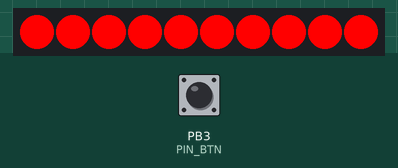
Recording of a sketch running on a simulated ATtiny85, built with avr-gcc and run on an emulated ATtiny85. On the bench: 10 RGB LEDs in strip order, left to right. The inputs (shaded band) are chosen by the test bench; at power-on: PB3 (PIN_BTN) HIGH. Dim RGB values are drawn brighter than linear; EEPROM starts erased; what the sketch prints to the serial monitor is not drawn.

Above: at 2.2 s.
2.3 s: PB3 (PIN_BTN) pulled LOW for 3.2 s
At 5.78 s:
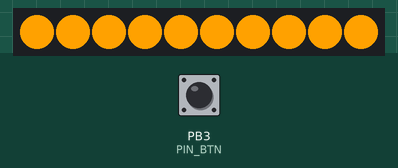
6.1 s: PB3 (PIN_BTN) pulled LOW for 3.2 s
At 7.63 s:
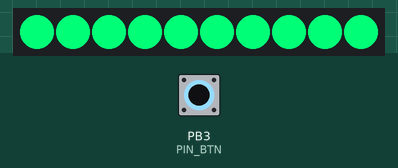
9.9 s: PB3 (PIN_BTN) pulled LOW for 0.15 s
At 11.5 s:
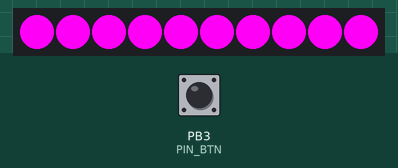
12.2 s: PB3 (PIN_BTN) pulled LOW for 3.2 s
At 15.35 s:
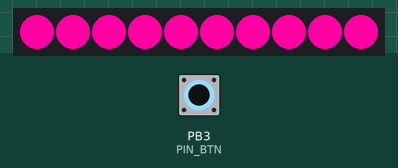
16.0 s: PB3 (PIN_BTN) pulsed LOW 5 times (0.12 s each, 0.3 s apart)
At 18.2 s:
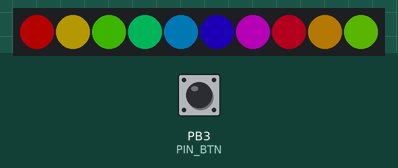
19.2 s: PB3 (PIN_BTN) pulled LOW for 3.2 s
At 22.69 s:
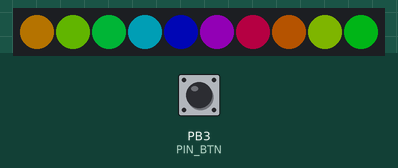
Timing chart, 0 to 24.2 s (numbered marks = the images above; inputs shaded):
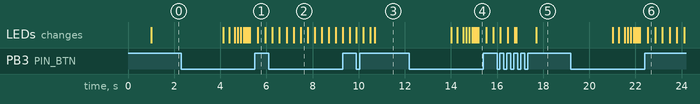

Measured:
- after the input at 12.2 s, the LEDs: first change after 1.8 s (image 4 shows a later state)
- after the input at 16.0 s, the LEDs: first differ from a run without the input after 0.84 s (image 5 shows a later state)
- after the input at 19.2 s, the LEDs: first change after 1.8 s (image 6 shows a later state)

The sketch:

LedLight4.ino
```cpp
// (licence header left out)
#include <EEPROM.h>
#include "Button.h"
#include "Ytani_NeoPixel.h"
#include "Mode_Rainbow.h"
#include "Mode_SingleColor.h"
#include "Mode_Belt1.h"

const unsigned long LOOP_DELAY = 0;  // ms
const unsigned long DEBOUNCE   = 50;  // ms

const uint8_t PIN_BTN = 3;
const uint8_t PIN_LEDS  = 4;
const uint8_t LEDS_N   = 10;
const uint8_t BRIGHTNESS_MAX = 255;
uint8_t CurBr = BRIGHTNESS_MAX / 4;

Ytani_NeoPixel   *Leds;
Button Btn(PIN_BTN, "Button");

int eepMode = 0; // uint8_t (1 byte)
int eepBr   = eepMode + 1; // uint8_t (1 byte)
int eepRainbowCont = eepBr + 1; // unsigned long (4 bytes)
int eepRainbowSat = eepRainbowCont + 4; // uint8_t (1 byte)
int eepSingleColorCont = eepRainbowSat + 1; // unsigned long (4 bytes)
int eepSingleColorSat = eepSingleColorCont + 4; // uint8_t (1 byte)
int eepBelt1Cont = eepSingleColorSat + 1; // unsigned long (4 bytes)
int eepBelt1Sat = eepBelt1Cont + 4; // uint8_t (1 byte)

Mode_SingleColor mode_single_color(eepSingleColorCont, eepSingleColorSat);
Mode_Rainbow     mode_rainbow(eepRainbowCont, eepRainbowSat);
Mode_Belt1       mode_belt1(eepBelt1Cont, eepBelt1Sat);

ModeBase* Mode[] =
  {
   &mode_single_color,
   &mode_rainbow,
   &mode_belt1
  };
const int ModeN = sizeof(Mode) / sizeof(Mode[0]);
uint8_t CurMode = 0;

/**
 * ATTiny85 の割り込みルーチン(固定)
 *
 *  PCINT0_vect: ピン変化割り込み要求0(固定)
 */
ISR(PCINT0_vect) {
  btn_intr_hdr();
}

/**
 *
 */
void btn_intr_hdr() {
  static unsigned long prev_ms = 0;
  unsigned long        cur_ms = millis();

  if ( cur_ms - prev_ms > DEBOUNCE ) {
    prev_ms = cur_ms;

    (void)Btn.get();
  }
} // btn_intr_hdr()

/**
 *
 */
void btn_loop_hdr() {
  if ( Mode[CurMode]->btn_loop_hdr(Leds, &Btn) ) {
    return;
  }

  int n = Btn.get_click_count();

  if ( n == 2 ) {
    CurBr /= 4;
    if ( CurBr == 0 ) {
      CurBr = BRIGHTNESS_MAX;
    }
    EEPROM.put(eepBr, CurBr);
    return;
  }

  if ( n > 2 ) {
    CurMode = (CurMode + 1) % ModeN;
    EEPROM.put(eepMode, CurMode);
    return;
  }
} // btn_loop_hdr()

/**
 *
 */
void setup() {
  randomSeed(analogRead(0));

  Leds = new Ytani_NeoPixel(LEDS_N, PIN_LEDS);
  Leds->clear();
  Leds->setColor(0, 0x0000ff);
  Leds->show();

  EEPROM.get(eepMode, CurMode);
  if ( CurMode >= ModeN ) {
    CurMode = 0;
  }

  EEPROM.get(eepBr, CurBr);
  if ( CurBr == 0 || CurBr > BRIGHTNESS_MAX ) {
    CurBr = BRIGHTNESS_MAX / 4;
  }

  // 割込設定
  GIMSK |= (1 << PCIE);  // PCINT割り込み有効
  PCMSK = (1 << PCINT3); // Pin3の割り込み許可
  interrupts();

  delay(1000);
} // setup()

/**
 *
 */
void loop() {
  if ( Btn.get() ) {
    noInterrupts();
    btn_loop_hdr();
    interrupts();
  }

  Mode[CurMode]->loop(Leds, &Btn);
  Leds->show();
  interrupts();

  delay(LOOP_DELAY);
} // loop()
```

Button.cpp
```cpp
// (licence header left out)
#include "Button.h"

/**
 *
 */
Button::Button(uint8_t pin, String name)
{
  this->_pin               = pin;
  this->_name              = name;

  this->_value             = Button::OFF;
  this->_prev_value        = Button::OFF;
  this->_press_start       = 0;
  this->_first_press_start = 0;
  this->_count             = 0;
  this->_click_count	   = 0;
  this->_long_pressed      = false;
  this->_repeated          = false;

  this->_is_enabled        = true;

  pinMode(this->_pin, INPUT_PULLUP);
} // Button::Button()

/**
 * return:
 *	true	changed
 *	false	to be ignored
 */
boolean Button::get()
{
  unsigned long cur_msec = millis();
  boolean 	ret = false;

  if ( ! this->_is_enabled ) {
    return false;
  }

  // is Enabled

  this->_prev_value = this->_value;
  this->_value = digitalRead(this->_pin);

  this->_click_count = 0;
  if ( this->_count > 0 ){
    if ( cur_msec - this->_first_press_start > CLICK_MSEC ) {
      // click count is detected
      this->_click_count = this->_count;
      this->_count = 0;
      ret = true;
    }
  }

  if ( this->_value == Button::OFF ) {
    // Released button then refresh some flags and do nothing any more
    this->_press_start = 0;
    this->_long_pressed = false;
    this->_repeated = false;

    if ( this->_prev_value == Button::ON) {
      // Released now !
      return true;
    }
    return ret;
  }

  // this->_value == Button::ON
  if ( this->_prev_value == Button::OFF ) {
    // Pushed now !
    this->_press_start = cur_msec;
    this->_count++;
    if ( this->_count == 1 ) {
      this->_first_press_start = cur_msec;
    }
    return true;
  }

  // check long pressed
  if ( ! this->_long_pressed ) {
    if ( cur_msec - this->_press_start > LONG_PRESS_MSEC ) {
      this->_long_pressed = true;
      this->_press_start = cur_msec;
      return true;
    } else {
      return ret;
    }
  }

  // long pressed .. check repeat
  if ( cur_msec - this->_press_start > REPEAT_MSEC ) {
    this->_repeated = true;
    this->_press_start = cur_msec;
    return true;
  }

  return ret;
} // Button::get()

void Button::enable()
{
  this->_is_enabled = true;
}
void Button::disable()
{
  this->_is_enabled = false;
}
boolean Button::is_enabled()
{
  return this->_is_enabled;
}

String Button::get_name()
{
  return this->_name;
}
boolean Button::get_value()
{
  return this->_value;
}
count_t Button::get_count()
{
  return this->_count;
}
count_t Button::get_click_count()
{
  return this->_click_count;
}
boolean Button::is_long_pressed()
{
  return this->_long_pressed;
}
boolean Button::is_repeated()
{
  return this->_repeated;
}

void Button::print() {
  print(false);
}
void Button::print(boolean interrupt)
{
  String str = interrupt ? "!" : " ";

  str += "Btn[" + this->_name + "] ";
  str += this->_value ? "OFF "  : "ON  ";
  str += String(this->_count) + " ";
  str += String(this->_click_count) + " ";
  str += this->_long_pressed ? "Long " : "---- ";
  str += this->_repeated ? "Repeat "  : "------ ";

  Serial.println(str);
}
```

Button.h
```cpp
/**
 * (c) 2021 Yoichi Tanibayashi
 *
 *  ==========================================================================
 *  example1
 *  --------------------------------------------------------------------------
 *  :
 *  #include "Button.h"
 *  :
 *  Button btn;
 *  :
 *  void btn_intr_hdr() {
 *    if ( btn.get() ) {
 *      app_btn_intr_hdr(&btn);
 *    }
 *  }
 *
 *  void setup() {
 *    btn.setup(pin, "button_name");
 *    :
 *    attachInterrupt(digitalPinToInterrupt(pin), btn_intr_hdr, CHANGE);
 *  }
 *
 *  void loop() {
 *    :
 *    if ( btn.get() ) {
 *      app_btn_loop_hdr(&btn);
 *    }
 *    :
 *  }
 *  ==========================================================================
 */
#ifndef BUTTON_H
#define BUTTON_H
#include <Arduino.h>

typedef uint8_t		button_event_t;
typedef uint8_t		count_t;

class Button {
 public:
  static const unsigned long    ON                      = LOW;
  static const unsigned long    OFF                     = HIGH;

  static const unsigned long	DEBOUNCE        	=   10;
  static const unsigned long	LONG_PRESS_MSEC 	= 1000;
  static const unsigned long	REPEAT_MSEC     	=  300;
  static const unsigned long	CLICK_MSEC		=  800;

  static const button_event_t	EVENT_NONE		= 0x00;
  static const button_event_t	EVENT_LONG_PRESSED 	= 0x01;
  static const button_event_t	EVENT_REPEAT		= 0x03;
  static const button_event_t	EVENT_INTRRUPT		= 0x10;
  static const button_event_t	EVENT_PESSED		= 0x30;
  static const button_event_t	EVENT_RELEASED		= 0x50;
  static const button_event_t	EVENT_CLICK		= 0x54;

  Button(uint8_t pin, String name);

  boolean	get();

  void		enable();
  void		disable();
  boolean	is_enabled();

  String  	get_name();
  boolean 	get_value();
  count_t    	get_count();
  count_t	get_click_count();
  boolean	is_long_pressed();
  boolean	is_repeated();

  void    	print();
  void    	print(boolean interrupt);

 private:
  String	_name;
  boolean	_is_enabled = false;
  uint8_t	_pin;
  boolean	_value;      // OFF/ON
  boolean	_prev_value; // OFF/ON
  unsigned long	_first_press_start; // msec
  unsigned long	_press_start;       // msec
  count_t	_count;
  count_t	_click_count;
  boolean	_long_pressed;
  boolean	_repeated;
};

#endif
```

ModeBase.h
```cpp
// (licence header left out)
#ifndef MODE_BASE_H
#define MODE_BASE_H

#include <EEPROM.h>
#include "Ytani_NeoPixel.h"
#include "Button.h"

extern const uint8_t LEDS_N;
extern const uint8_t BRIGHTNESS_MAX;
//extern int ModeN;
extern uint8_t CurBr;

class ModeBase {
public:
  ModeBase() {};

  virtual void loop(Ytani_NeoPixel *leds, Button *btn) = 0;
  virtual boolean btn_loop_hdr(Ytani_NeoPixel *leds, Button *btn) = 0;
};

#endif // MODE_BASE_H
```

Mode_Belt1.cpp
```cpp
// (licence header left out)
#include "Mode_Belt1.h"

/**
 *
 */
void Mode_Belt1::display(Ytani_NeoPixel *leds, bool force=false) {
  uint16_t hue_deg = this->_cur_hue_deg;
  for (int led_i=0; led_i < leds->pixels_n; led_i++) {
    this->display1(leds, led_i, hue_deg);
    if ( led_i % this->_belt_w == this->_belt_w - 1 ) {
      hue_deg = (hue_deg + this->DEG_DIFF) % this->DEG_MAX;
    }
  } // for(led_i)
}
```

Mode_Belt1.h
```cpp
// (licence header left out)
#ifndef MODE_BELT1_H
#define MODE_BELT1_H

#include "Mode_Rainbow.h"

class Mode_Belt1: public Mode_Rainbow {
public:
  const uint8_t DEF_BELT_W = 6;

  Mode_Belt1(int eepCont, int eepSat): Mode_Rainbow(eepCont, eepSat) {};
  void display(Ytani_NeoPixel *leds, bool force) override;

protected:
  uint8_t _belt_w = DEF_BELT_W;
};
#endif // MODE_BELT1_H
```

Mode_Rainbow.cpp
```cpp
// (licence header left out)
#include "Mode_Rainbow.h"

/**
 *
 */
Mode_Rainbow::Mode_Rainbow(int eepCont, int eepSat): ModeBase() {
  if ( eepCont < 0 ) {
    return;
  }

  this->__eep_continuous = eepCont;
  EEPROM.get(this->__eep_continuous, this->_continuous);
  if ( this->_continuous > this->CONTINUOUS_MAX ) {
    this->_continuous = 0;
  }

  this->__eep_sat = eepSat;
  EEPROM.get(this->__eep_sat, this->_cur_sat);
}

/**
 *
 */
void Mode_Rainbow::loop(Ytani_NeoPixel *leds, Button *btn) {
  if ( this->_continuous > 0 ) {
    this->incHueDeg(this->DEG_INC);
    delay(this->_continuous);
  }
  this->display(leds);
}

/**
 *
 */
void Mode_Rainbow::display1(Ytani_NeoPixel *leds, int led_i, uint16_t hue_deg) {
  leds->setColorHSVdeg(led_i, hue_deg, this->_cur_sat, CurBr);
}

/**
 *
 */
void Mode_Rainbow::display(Ytani_NeoPixel *leds, bool force=false) {
  for (int led_i=0; led_i < leds->pixels_n; led_i++) {
    uint16_t hue_deg = (this->_cur_hue_deg + led_i * this->DEG_DIFF) % this->DEG_MAX;
    this->display1(leds, led_i, hue_deg);
    //leds->setColorHSVdeg(led_i, hue_deg, 0xff, CurBr);
  } // for(led_i)
}

/**
 *
 */
boolean Mode_Rainbow::btn_loop_hdr(Ytani_NeoPixel *leds, Button *btn) {
  static int repeat_count = 0;
  int click_n = btn->get_click_count();

  if ( btn->get_value() == Button::ON ) {
    if ( btn->is_repeated() ) {
      this->_cur_sat = 0xff;
      EEPROM.put(this->__eep_sat, this->_cur_sat);

      repeat_count++;
      if ( repeat_count >= this->REPEAT_UNIT ) {
        if ( this->_continuous == 0 ) {
          this->_continuous = this->CONTINUOUS_MAX;
        } else if ( repeat_count % this->REPEAT_UNIT == 0 ) {
          this->_continuous /= 2;
          if ( this->_continuous < 1 ) {
            this->_continuous = 1;
          }
        }
        EEPROM.put(this->__eep_continuous, this->_continuous);
      }
    }
    return true;
  }

  // Button::OFF
  repeat_count = 0;

  if ( click_n == 1 ) {
    if ( this->_continuous > 0 ) {
      this->_continuous = 0;
      EEPROM.put(this->__eep_continuous, this->_continuous);
    } else {
      if ( this->_cur_sat == 0 ) {
        this->_cur_sat = 0xff;
      } else {
        this->_cur_hue_deg =
          ((this->_cur_hue_deg / this->DEG_DIFF) + 1) * this->DEG_DIFF % DEG_MAX;
        if ( this->_cur_hue_deg == 0 ) {
          this->_cur_sat = 0;
        }
      }
      EEPROM.put(this->__eep_sat, this->_cur_sat);
      this->display(leds, true);
    }
    return true;
  }

  return false;
} // loop_intr_hdr()

/**
 *
 */
void Mode_Rainbow::incHueDeg(uint16_t deg) {
  this->_cur_hue_deg = (this->_cur_hue_deg + deg) % this->DEG_MAX;
}
```

Mode_Rainbow.h
```cpp
// (licence header left out)
#ifndef MODE_RAINBOW_H
#define MODE_RAINBOW_H

#include "ModeBase.h"

class Mode_Rainbow: public ModeBase {
public:
  const uint16_t DEG_MAX = 360;
  const uint16_t DEG_DIFF = 50;
  const uint16_t DEG_INC = 2;

  const uint16_t CONTINUOUS_MAX = 500;
  const uint8_t CONTINUOUS_DEF = 64;
  const uint8_t REPEAT_UNIT = 1;

  Mode_Rainbow(int eepCont, int eepSat);

  virtual void loop(Ytani_NeoPixel *leds, Button *btn);
  virtual void display1(Ytani_NeoPixel *leds, int led_n, uint16_t hue_deg);
  virtual void display(Ytani_NeoPixel *leds, bool force=false);
  virtual boolean btn_loop_hdr(Ytani_NeoPixel *leds, Button *btn);

  virtual void incHueDeg(uint16_t deg);

protected:
  uint16_t _cur_hue_deg = 0;
  uint8_t _cur_sat = 0xff;
  unsigned long _continuous = 0;
  int __eep_continuous, __eep_sat;
};
#endif // MODE_RAINBOW_H
```

Mode_SingleColor.cpp
```cpp
// (licence header left out)
#include "Mode_SingleColor.h"

/**
 *
 */
void Mode_SingleColor::display(Ytani_NeoPixel *leds, bool force=false) {
  for (int led_i=0; led_i < leds->pixels_n; led_i++) {
    this->display1(leds, led_i, this->_cur_hue_deg);
  } // for(led_i)
}
```

Mode_SingleColor.h
```cpp
// (licence header left out)
#ifndef MODE_SINGLE_COLOR_H
#define MODE_SINGLE_COLOR_H

#include "Mode_Rainbow.h"

class Mode_SingleColor: public Mode_Rainbow {
public:
  Mode_SingleColor(int eepCont, int eepSat): Mode_Rainbow(eepCont, eepSat) {};
  void display(Ytani_NeoPixel *leds, bool force) override;
};
#endif // MODE_SINGLE_COLOR_H
```

Ytani_NeoPixel.cpp
```cpp
// (licence header left out)
#include "Ytani_NeoPixel.h"

/**
 *
 * @param[in] n number of LEDs
 * @param[in] pin GPIO pin number
 */
Ytani_NeoPixel::Ytani_NeoPixel(uint8_t n, uint8_t pin) {
  Serial.println("n=" + String(n));
  this->pixels_n = n;
  this->pin = pin;
  this->_pixels = Adafruit_NeoPixel(n, pin, NEO_GRB + NEO_KHZ800);
  this->_pixels.begin();
  this->_pixels.setBrightness(255);
} // Ytani_NeoPixel::Ytani_NeoPixel()

/**
 * @fn
 *
 * @param[in] hue 0-65535(0xffff)
 * @param[in] sat 0-255
 * @param[in] val 0-255
 * @return uint32_t RGB Color
 */
uint32_t Ytani_NeoPixel::colorHSV(uint16_t hue, uint8_t sat, uint8_t val) {
    return this->_pixels.ColorHSV(hue, sat, val);
} // Ytani_NeoPixel::colorHSV()

/**
 * @fn
 *
 * @param[in] led_i  index of the LED
 * @param[in] hue  0-0xffff
 * @param[in] sat  0-0xff
 * @param[in] val  0-0xff
 */
void Ytani_NeoPixel::setColorHSV(int led_i, uint16_t hue, uint8_t sat, uint8_t val) {
  this->setColor(led_i, this->colorHSV(hue, sat, val));
} // Ytani_NeoPixel::setColorHSV()

/**
 * @fn
 *
 * @param[in] led_i  index of the LED
 * @param[in] hue  0-359 (in degree)
 * @param[in] sat  0-0xff
 * @param[in] val  0-0xff
 */
void Ytani_NeoPixel::setColorHSVdeg(int led_i, uint16_t hue_deg, uint8_t sat, uint8_t val) {
  hue_deg %= 360;
  this->setColorHSV(led_i, (uint16_t)(0x10000L * hue_deg / 360), sat, val);
} // Ytani_NeoPixel::setColorHSVdeg()
```

Ytani_NeoPixel.h
```cpp
// (licence header left out)
#ifndef YTANI_NEOPIXEL_H
#define YTANI_NEOPIXEL_H

#include <Adafruit_NeoPixel.h>

/**
 *
 */
class Ytani_NeoPixel {
public:
  uint8_t pixels_n = 0;
  uint8_t pin;

  Ytani_NeoPixel(uint8_t n, uint8_t pin);
  void clear() { this->_pixels.clear(); }
  void show() { this->_pixels.show(); interrupts();}
  void setColor(int led_i, uint32_t col) { this->_pixels.setPixelColor(led_i, col); }
  void setColor(int led_i, uint8_t r, uint8_t g, uint8_t b) {
    this->_pixels.setPixelColor(led_i, r, g, b); }
  uint32_t getColor(int led_i) { return this->_pixels.getPixelColor(led_i); }
  uint32_t color(uint8_t r, uint8_t g, uint8_t b) { return this->_pixels.Color(r, g, b); }

  /**
   * @param hue 0-65535(0xffff)
   * @param sat 0-255
   * @param val 0-255
   */
  uint32_t colorHSV(uint16_t hue, uint8_t sat, uint8_t val);
  void setColorHSV(int led_i, uint16_t hue, uint8_t sat, uint8_t val);
  void setColorHSVdeg(int led_i, uint16_t hue_deg, uint8_t sat, uint8_t val);

protected:
  Adafruit_NeoPixel _pixels;
};
#endif // YTANI_NEOPIXEL_H
```
